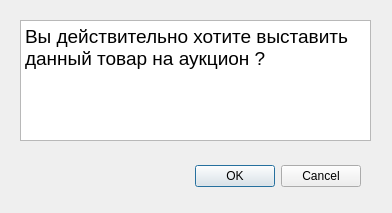
<?xml version="1.0" encoding="UTF-8"?>
<ui version="4.0">
 <class>Dialog</class>
 <widget class="QDialog" name="Dialog">
  <property name="geometry">
   <rect>
    <x>0</x>
    <y>0</y>
    <width>392</width>
    <height>213</height>
   </rect>
  </property>
  <property name="windowTitle">
   <string>Dialog</string>
  </property>
  <widget class="QDialogButtonBox" name="buttonBox">
   <property name="geometry">
    <rect>
     <x>20</x>
     <y>160</y>
     <width>341</width>
     <height>32</height>
    </rect>
   </property>
   <property name="orientation">
    <enum>Qt::Horizontal</enum>
   </property>
   <property name="standardButtons">
    <set>QDialogButtonBox::Cancel|QDialogButtonBox::Ok</set>
   </property>
  </widget>
  <widget class="QTextEdit" name="textEdit">
   <property name="geometry">
    <rect>
     <x>20</x>
     <y>20</y>
     <width>351</width>
     <height>121</height>
    </rect>
   </property>
   <property name="html">
    <string>&lt;!DOCTYPE HTML PUBLIC &quot;-//W3C//DTD HTML 4.0//EN&quot; &quot;http://www.w3.org/TR/REC-html40/strict.dtd&quot;&gt;
&lt;html&gt;&lt;head&gt;&lt;meta name=&quot;qrichtext&quot; content=&quot;1&quot; /&gt;&lt;style type=&quot;text/css&quot;&gt;
p, li { white-space: pre-wrap; }
&lt;/style&gt;&lt;/head&gt;&lt;body style=&quot; font-family:'MS Shell Dlg 2'; font-size:8.25pt; font-weight:400; font-style:normal;&quot;&gt;
&lt;p style=&quot; margin-top:0px; margin-bottom:0px; margin-left:0px; margin-right:0px; -qt-block-indent:0; text-indent:0px;&quot;&gt;&lt;span style=&quot; font-size:14pt;&quot;&gt;Вы действительно хотите выставить данный товар на аукцион ?&lt;/span&gt;&lt;/p&gt;&lt;/body&gt;&lt;/html&gt;</string>
   </property>
  </widget>
 </widget>
 <resources/>
 <connections>
  <connection>
   <sender>buttonBox</sender>
   <signal>accepted()</signal>
   <receiver>Dialog</receiver>
   <slot>accept()</slot>
   <hints>
    <hint type="sourcelabel">
     <x>248</x>
     <y>254</y>
    </hint>
    <hint type="destinationlabel">
     <x>157</x>
     <y>274</y>
    </hint>
   </hints>
  </connection>
  <connection>
   <sender>buttonBox</sender>
   <signal>rejected()</signal>
   <receiver>Dialog</receiver>
   <slot>reject()</slot>
   <hints>
    <hint type="sourcelabel">
     <x>316</x>
     <y>260</y>
    </hint>
    <hint type="destinationlabel">
     <x>286</x>
     <y>274</y>
    </hint>
   </hints>
  </connection>
 </connections>
</ui>
